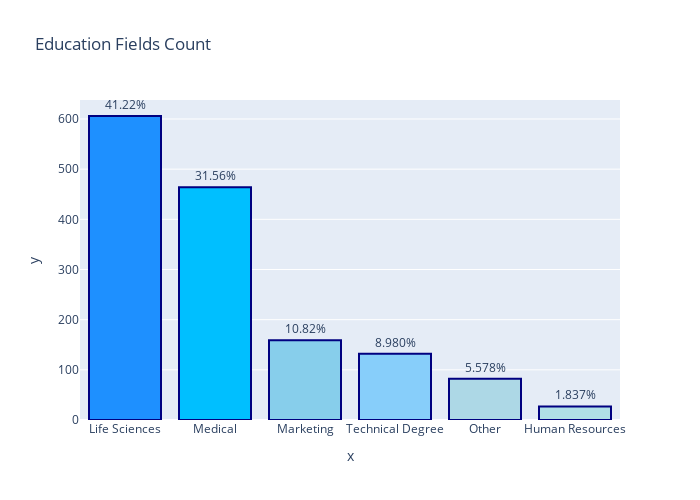

The cell this chart's notebook holds for it:
### Code cell
fig = px.bar(x=hrdata['EducationField'].value_counts().index,
             y=hrdata['EducationField'].value_counts(),
             height=500, width=700,
           text=(hrdata['EducationField'].value_counts()/len(hrdata['EducationField'])*100), 
             title='Education Fields Count')

fig.update_traces(textposition='outside', 
                  texttemplate='%{text:.4s}%',
                  marker=dict(color=['dodgerblue','deepskyblue','skyblue','lightskyblue','lightblue','powderblue'],
                                                                                  line=dict(color='navy', width=2)))
fig.show()

### Figure 1 — Plotly figure (JSON) as saved in the notebook; plotly's stock layout.template omitted (floating-point values rounded to 4 significant figures)
{"data": [{"alignmentgroup": "True", "hovertemplate": "x=%{x}<br>y=%{y}<br>text=%{text}<extra></extra>", "legendgroup": "", "marker": {"color": ["dodgerblue", "deepskyblue", "skyblue", "lightskyblue", "lightblue", "powderblue"], "line": {"color": "navy", "width": 2}}, "name": "", "offsetgroup": "", "orientation": "v", "showlegend": false, "text": [41.22, 31.56, 10.82, 8.98, 5.578, 1.837], "textposition": "outside", "texttemplate": "%{text:.4s}%", "type": "bar", "x": ["Life Sciences", "Medical", "Marketing", "Technical Degree", "Other", "Human Resources"], "xaxis": "x", "y": [606, 464, 159, 132, 82, 27], "yaxis": "y"}], "layout": {"barmode": "relative", "height": 500, "legend": {"tracegroupgap": 0}, "title": {"text": "Education Fields Count"}, "width": 700, "xaxis": {"anchor": "y", "autorange": true, "domain": [0, 1], "range": [-0.5, 5.5], "title": {"text": "x"}, "type": "category"}, "yaxis": {"anchor": "x", "autorange": true, "domain": [0, 1], "range": [0, 637.9], "title": {"text": "y"}, "type": "linear"}}}
